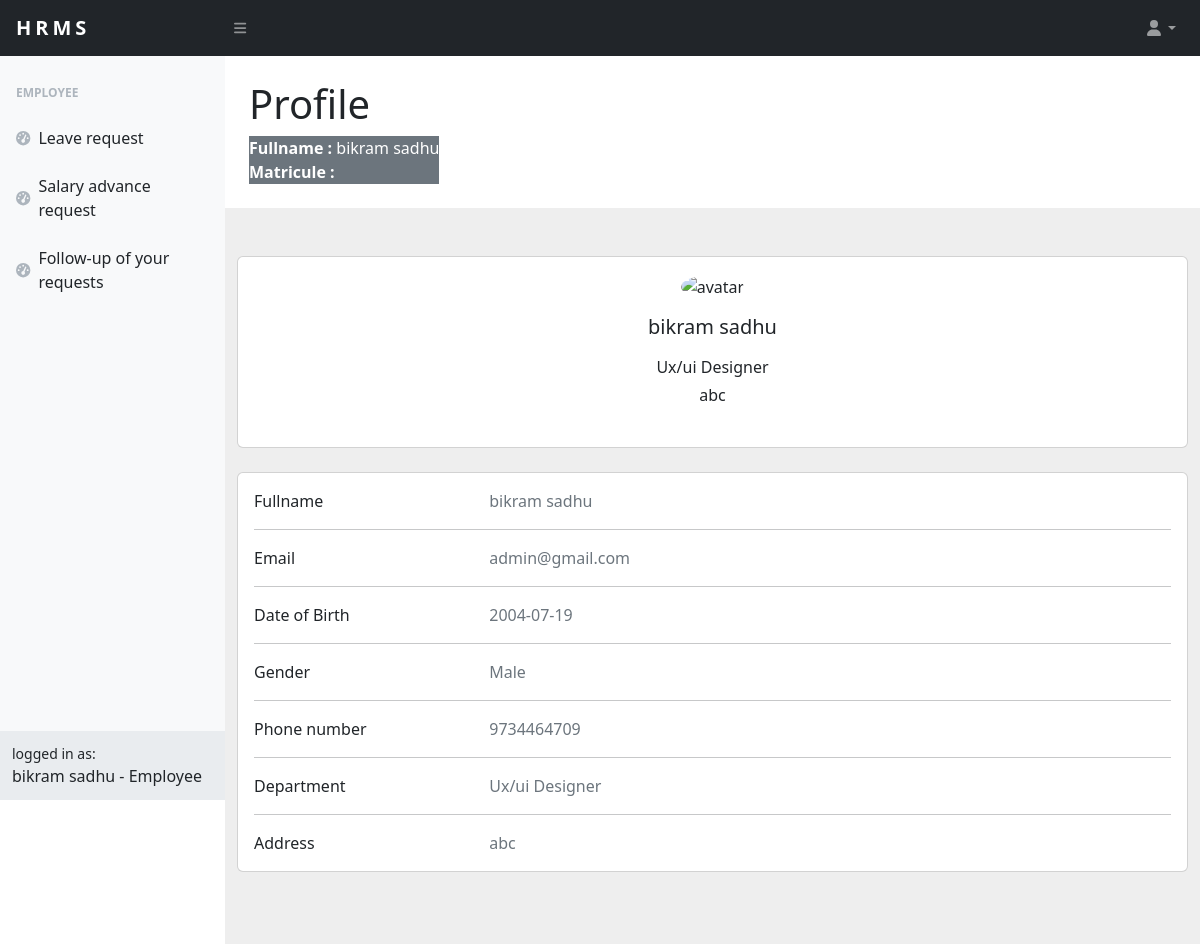
The page /home (signed in) on the database its author committed.
### src/models.py (models this page shows, shortened)
class User(UserMixin,db.Model):
    employee_id = db.Column(db.Integer,primary_key=True)
    first_name = db.Column(db.String(20))
    last_name = db.Column(db.String(20))
    gender = db.Column(db.String(20))
    date_of_birth = db.Column(db.Date)  # New date of birth field
    email = db.Column(db.String(100), unique=True)
    password = db.Column(db.String(100))
    dep_name = db.Column(db.Integer,db.ForeignKey('departements.name')) #foreign key
    address = db.Column(db.String(100))
    phone = db.Column(db.Integer)
    salaire = db.Column(db.Integer)
    is_admin = db.Column(db.Boolean)

### src/home/routes.py (the view)
@home.route('/home',methods=['POST','GET'])
@login_required
def home():
    employee_id = current_user.employee_id
    fullname = current_user.first_name + " " + current_user.last_name
    email = current_user.email
    date_of_birth = current_user.date_of_birth
    gender = current_user.gender
    phone = current_user.phone
    dep = current_user.dep_name
    address = current_user.address
    is_admin = 'Administrator' if current_user.is_admin == True else 'Employee'
    return render_template('home/home.html',employee_id=employee_id,fullname=fullname,email=email,date_of_birth=date_of_birth,gender=gender,phone=phone,address=address,dep = dep,role=is_admin)

### src/app.py (called while the page is built)
@login_manager.user_loader
def load_user(user_id):
    return User.query.get(int(user_id))

### src/templates/home/home.html (shortened to what this page needs)
{% extends "base.html" %}
{% block content %}
            <div id="layoutSidenav_content">
                <div class="container-fluid px-4">
                    <h1 class="mt-4">Profile</h1>
                    <ol class="breadcrumb mb-4">
                        <li class="breadcrumb-item active bg-secondary text-white"><b>Fullname :</b> {{ fullname }} <br> <b> Matricule : </b>{{ matricule }}</li>
                    </ol>
                </div>
                <section style="background-color: #eee;">
                    <div class="container py-5">
                      <div class="row">
                        <div class="col-lg">
                          <div class="card mb-4">
                            <div class="card-body text-center">
                              <img src="https://mdbcdn.b-cdn.net/img/Photos/new-templates/bootstrap-chat/ava3.webp" alt="avatar"
                                class="rounded-circle img-fluid" style="width: 150px;">
                              <h5 class="my-3">{{ fullname }}</h5>
                              <p class="font-weight-bold mb-1">{{ dep }}</p>
                              <p class="font-weight-bold mb-4">{{ address }}</p>
                            </div>
                          </div>
                        <div class="col-lg">
                          <div class="card mb-4">
                            <div class="card-body">
                              <div class="row">
                                <div class="col-sm-3">
                                  <p class="mb-0">Fullname</p>
                                </div>
                                <div class="col-sm-9">
                                  <p class="text-muted mb-0">{{ fullname }}</p>
                                </div>
                              </div>
                              <hr>
                              <div class="row">
                                <div class="col-sm-3">
                                  <p class="mb-0">Email</p>
                                </div>
                                <div class="col-sm-9">
                                  <p class="text-muted mb-0">{{ email }}</p>
                                </div>
                              </div>
                              <hr>
                              <div class="row">
                                <div class="col-sm-3">
                                  <p class="mb-0">Date of Birth</p>
                                </div>
                                <div class="col-sm-9">
                                  <p class="text-muted mb-0">{{ date_of_birth }}</p>
                                </div>
                              </div>
                              <hr>
                              <div class="row">
                                <div class="col-sm-3">
                                  <p class="mb-0">Gender</p>
                                </div>
                                <div class="col-sm-9">
                                  <p class="text-muted mb-0">{{ gender }}</p>
                                </div>
                              </div>
                              <hr>
                              <div class="row">
                                <div class="col-sm-3">
                                  <p class="mb-0">Phone number</p>
                                </div>
                                <div class="col-sm-9">
                                  <p class="text-muted mb-0">{{ phone }}</p>
                                </div>
                              </div>
                              <hr>
                              <div class="row">
                                <div class="col-sm-3">
                                  <p class="mb-0">Department</p>
                                </div>
                                <div class="col-sm-9">
                                  <p class="text-muted mb-0">{{ dep }}</p>
                                </div>
                              </div>
                              <hr>
                              <div class="row">
                                <div class="col-sm-3">
                                  <p class="mb-0">Address</p>
                                </div>
                                <div class="col-sm-9">
                                  <p class="text-muted mb-0">{{ address }}</p>
                                </div>
                              </div>
                            </div>
                          </div>
                        </div>
                      </div>
                    </div>
                  </section>
            </div>
        </div>
{% endblock content %}

### rows shown on the page
User: dep_name "Ux/ui Designer", address "abc", email "admin@gmail.com", date_of_birth "2004-07-19", gender "Male", phone "9734464709"

### other values the page prints
{{ fullname }} "bikram sadhu"
{{ role }} "Employee"
